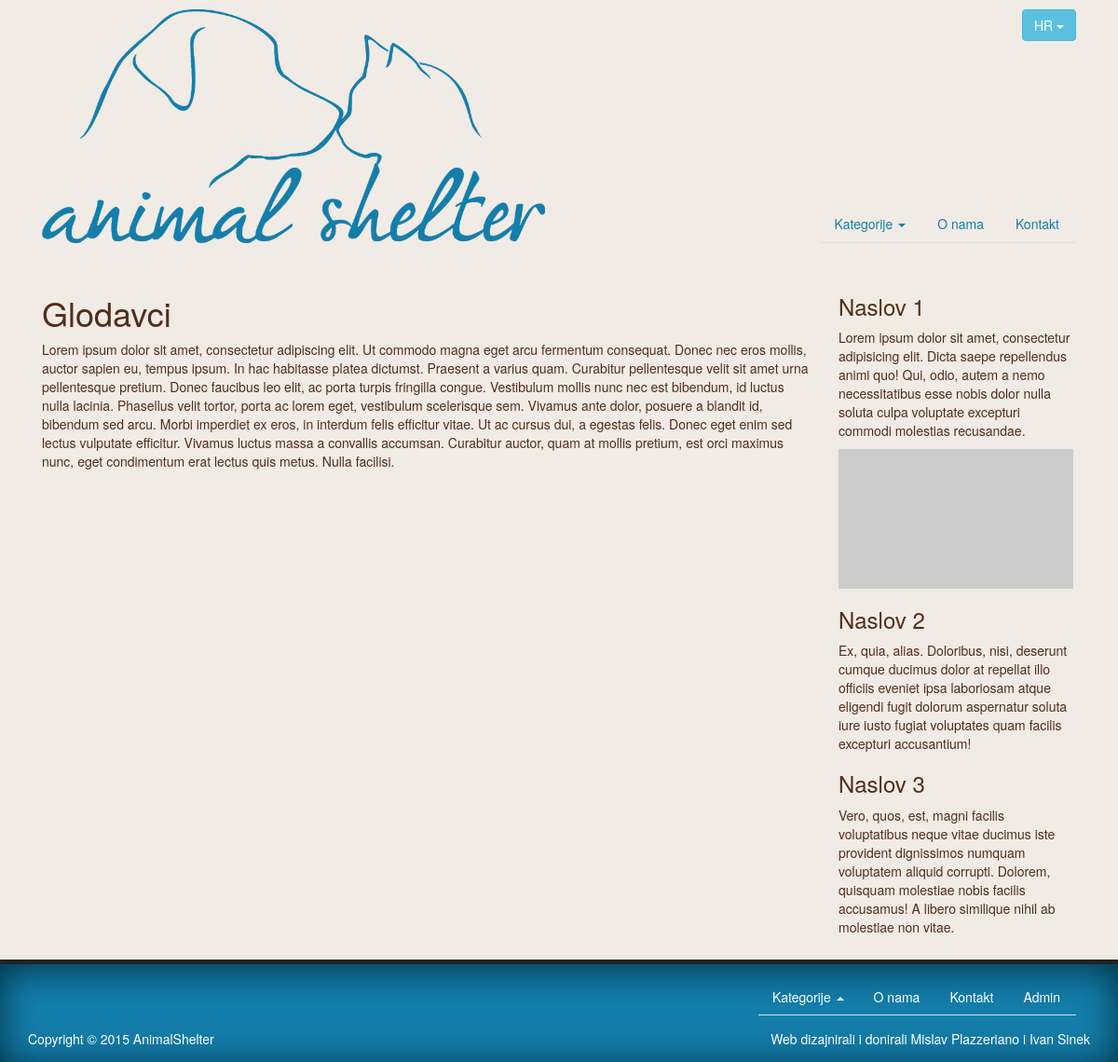
The page /glodavci on the database its author committed.
### tables this page shows
CREATE TABLE IF NOT EXISTS `articles` (
  `id` int(11) NOT NULL AUTO_INCREMENT,
  `title` varchar(255) NOT NULL,
  `body` longtext,
  `lang` varchar(2) NOT NULL,
  `url` varchar(255) NOT NULL,
  `in_menu` bit(1) NOT NULL,
  `menu_weight` int(11) DEFAULT NULL,
  `summary` text,
  `on_homepage` bit(1) NOT NULL,
  PRIMARY KEY (`id`)
);

CREATE TABLE IF NOT EXISTS `categories` (
  `id` int(11) NOT NULL AUTO_INCREMENT,
  `title` varchar(50) NOT NULL,
  `body` longtext,
  `lang` varchar(2) NOT NULL,
  `url` varchar(256) DEFAULT NULL,
  `summary` text,
  `on_homepage` bit(1) NOT NULL,
  PRIMARY KEY (`id`)
);

### site_control.php (called while the page is built, shortened)
<?php
	$conn = new mysqli('localhost', 'root', 'root', 'animal_shelter') or die("Connection failed!");
	$conn->set_charset('utf8');
	if(settype($_GET['article'], "string")) {
		$sql = "SELECT word_id, word FROM static_words WHERE lang like '".$_SESSION['lang']."';";
		$result = $conn->query($sql);
		while($word = $result->fetch_assoc()) {
			$static_words[$word['word_id']] = $word['word'];
		}
	}
	if(isset($_GET['article']) && preg_match('/[a-z0-9\_\/\-]+/s', $_GET['article'])) {
		if(settype($_GET['article'], "string")) {
			$sql = "SELECT id, title, body FROM categories WHERE url = '".$_GET['article']."' AND lang like '".$_SESSION['lang']."';";
			$result = $conn->query($sql);
			if($result->num_rows > 0) {
				$page = $result->fetch_assoc();
				$bundle = 'category';
			}
		}
	}
?>

### index.php (the view, shortened to what this page needs)
<?php
	include('site_control.php');
?>
<!doctype html>
<html lang="en">
<head>
	<link rel="stylesheet" href="http://maxcdn.bootstrapcdn.com/bootstrap/3.3.4/css/bootstrap.min.css">
	<link rel="stylesheet" href="/css/style.css">
</head>
<body>
	<?php include('header.php'); ?>
	<section class="content container">
		<div class="col-md-9 <?php print $bundle ?>">
			<?php include($content); ?>
		</div>
		<aside class="col-md-3">
			<?php include('aside.php'); ?>
		</aside>
	</section>
	<?php include('footer.php'); ?>
</body>
</html>

### header.php (shortened to what this page needs)
<?php
	$sql = "SELECT title, url FROM categories WHERE url IS NOT NULL AND lang like '".$_SESSION['lang']."';";
	$result = $conn->query($sql);
?>
<header>
	<div class="row">
		<div class="container clearfix">
			<div class="col-sm-6 col-xs-10"><a class="site-logo" href="/"><img src="/images/logo.png"></a></div>
			<div class="col-sm-6 col-xs-2">
				<nav class="collapse navbar-collapse">
					<ul class="nav nav-tabs">
						<?php if($result && $result->num_rows > 0) : ?>
							<li role="presentation" class="dropdown">
								<a class="dropdown-toggle" data-toggle="dropdown" href="#" role="button" aria-expanded="false">
									<?php print $static_words['categories'] ?> <span class="caret"></span>
								</a>
							</li>
						<?php endif; ?>
						<?php
							$sql = "SELECT title, url FROM articles WHERE url IS NOT NULL AND in_menu = 1 AND lang like '".$_SESSION['lang']."' ORDER BY menu_weight;";
							$result = $conn->query($sql);
						?>
						<?php if($result && $result->num_rows > 0) : ?>
							<?php while($link = $result->fetch_assoc()) : ?>
								<li role="presentation"><a href="/<?php print $link['url'] ?>"><?php print $link['title'] ?></a></li>
							<?php endwhile; ?>
						<?php endif; ?>
					</ul>
				</nav>
				<div id="lang-select" class="btn-group">
					<button type="button" class="btn btn-info dropdown-toggle" data-toggle="dropdown" aria-expanded="false">
						<?php print strtoupper($_SESSION['lang']) ?> <span class="caret"></span>
					</button>
				</div>
			</div>
		</div>
	</div>
	<div class="row">
		<div class="col-md-12">&nbsp;</div>
	</div>
</header>

### templates/category.php (shortened to what this page needs)
<h1><?php print $page['title'] ?></h1>
<?php echo $page['body'] ?>

### footer.php (shortened to what this page needs)
<?php
	$sql = "SELECT title, url FROM categories WHERE url IS NOT NULL AND lang like '".$_SESSION['lang']."';";
	$result = $conn->query($sql);
?>
<footer>
	<div class="container clearfix">
		<div class="row">
			<div class="col-xs-12">
				<nav class="collapse navbar-collapse">
					<ul class="nav nav-tabs">
						<?php if($result->num_rows > 0) : ?>
							<li role="presentation" class="dropup">
								<a class="dropdown-toggle" data-toggle="dropdown" href="#" role="button" aria-expanded="false">
									<?php print $static_words['categories'] ?> <span class="caret"></span>
								</a>
							</li>
						<?php endif; ?>
						<?php
							$sql = "SELECT title, url FROM articles WHERE url IS NOT NULL AND in_menu = 1 AND lang like '".$_SESSION['lang']."' ORDER BY menu_weight;";
							$result = $conn->query($sql);
						?>
						<?php if($result && $result->num_rows > 0) : ?>
							<?php while($link = $result->fetch_assoc()) : ?>
								<li role="presentation"><a href="/<?php print $link['url'] ?>"><?php print $link['title'] ?></a></li>
							<?php endwhile; ?>
						<?php endif; ?>
						<li role="presentation"><a href="/admin">Admin</a></li>
					</ul>
				</nav>
			</div>
		</div>
		<div class="row">
			<div class="col-md-6">
				<span>Copyright &copy; 2015 AnimalShelter</span>
			</div>
			<div class="col-md-6" style="text-align: right;">
				<span>
					<?php print $static_words['footer_donated_by'] ?>
				</span>
			</div>
		</div>
	</div>
</footer>

### css/style.css (style rules this page uses)
body { color: #512E19; background: #F0EBE5; }
a { color: #147eab; }
header { padding-top: 10px; }
header .container { position: relative; display: flex; }
header .row:first-of-type { z-index: 10; }
header a.site-logo { max-width: 400px; }
header a.site-logo img { max-width: 100%; }
header #lang-select { float: right; }
header nav { position: absolute; bottom: 0; right: 0; }
header > .row { margin: 0; }
section.content { padding-top: 15px; padding-bottom: 15px; }
footer { border-top: 5px solid #222; background: #147EAB; -webkit-box-shadow: inset 0px 5px 40px 0px rgba(0,48,66,1); -moz-box-shadow: inset 0px 5px 40px 0px rgba(0,48,66,1); box-shadow: inset 0px 5px 40px 0px rgba(0,48,66,1); color: white; padding: 15px; z-index: 10; margin: 0; }
footer .row:first-of-type { text-align: right; margin-bottom: 15px; }
footer .row:first-of-type > * { text-align: left; }
footer ul.nav-tabs { float: right; }
footer ul.nav-tabs > li > a { border: none; background: none; color: white; }

### rows shown on the page
articles: title "O nama"
articles: title "Kontakt"
categories: title "Glodavci", body "Lorem ipsum dolor sit amet, consectetur adipiscing elit. Ut commodo magna eget arcu fermentum consequat. Donec nec eros mollis, auctor sapien eu, tempus ipsum. In hac habitasse platea dictumst. Praesent a varius quam. Curabitur pellentesque velit sit amet urna pellentesque pretium. Donec faucibus leo elit, ac porta turpis fringilla congue. Vestibulum mollis nunc nec est bibendum, id luctus nulla lacinia. Phasellus velit tortor, porta ac lorem eget, vestibulum scelerisque sem. Vivamus ante dolor, posuere a blandit id, bibendum sed arcu. Morbi imperdiet ex eros, in interdum felis efficitur vitae. Ut ac cursus dui, a egestas felis. Donec eget enim sed lectus vulputate efficitur. Vivamus luctus…"

### other values the page prints
$static_words['categories'] "Kategorije"
$_SESSION['lang'] "HR"
$static_words['footer_donated_by'] "Web dizajnirali i donirali Mislav Plazzeriano i Ivan Sinek"
